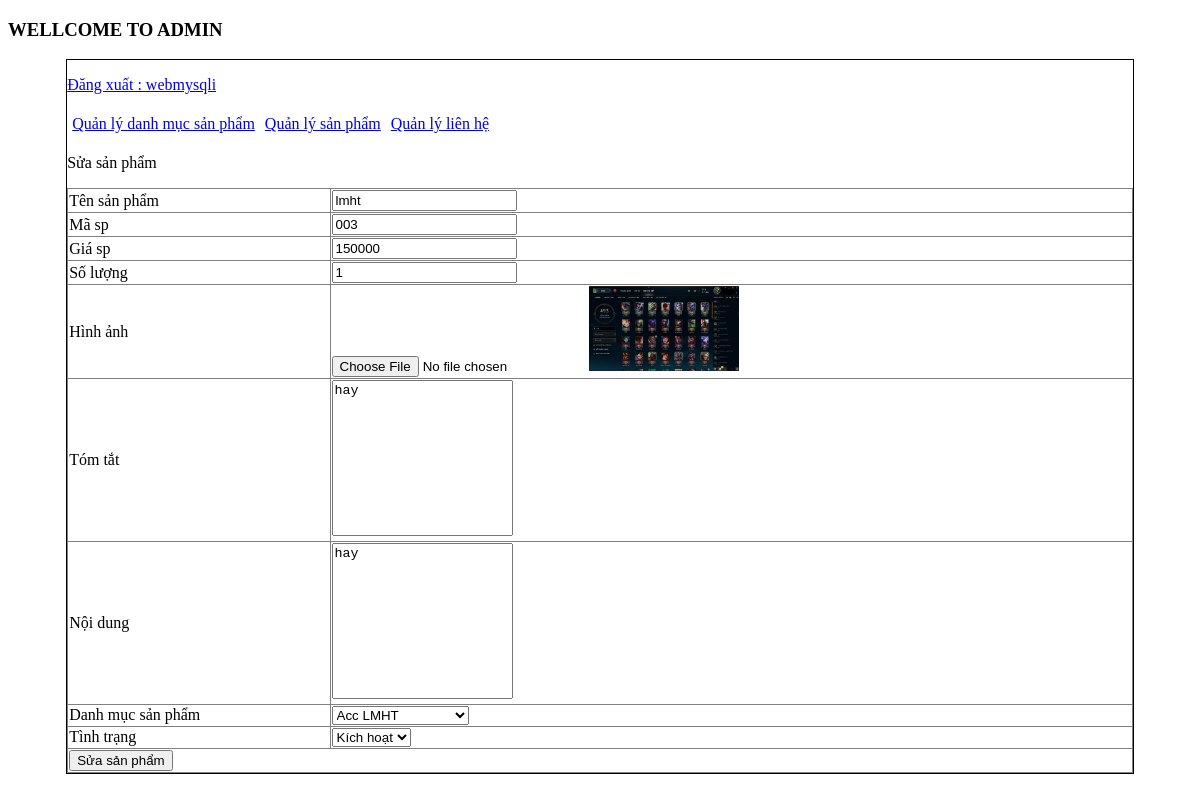
/admin/index.php?action=quanlysp&query=sua&idsanpham=22 (signed in), run on the app's committed database.
### tables this page shows
CREATE TABLE `tbl_sanpham` (
  `id_sanpham` int(11) NOT NULL,
  `tensanpham` varchar(250) NOT NULL,
  `masp` varchar(100) NOT NULL,
  `giasp` varchar(50) NOT NULL,
  `soluong` int(11) NOT NULL,
  `hinhanh` varchar(50) NOT NULL,
  `tomtat` text NOT NULL,
  `noidung` text NOT NULL,
  `tinhtrang` int(11) NOT NULL,
  `id_danhmuc` int(11) NOT NULL
);

### admin/modules/quanlysp/sua.php (the view, shortened to what this page needs)
<?php
	$sql_sua_sp = "SELECT * FROM tbl_sanpham WHERE id_sanpham='$_GET[idsanpham]' LIMIT 1";
	$query_sua_sp = mysqli_query($mysqli,$sql_sua_sp);
?>
<p>Sửa sản phẩm</p>
<table border="1" width="100%" style="border-collapse: collapse;">
<?php
while($row = mysqli_fetch_array($query_sua_sp)) {
?>
 <form method="POST" action="modules/quanlysp/xuly.php?idsanpham=<?php echo $row['id_sanpham'] ?>" enctype="multipart/form-data">
	  <tr>
	  	<td>Tên sản phẩm</td>
	  	<td><input type="text" value="<?php echo $row['tensanpham'] ?>" name="tensanpham"></td>
	  </tr>
	   <tr>
	  	<td>Mã sp</td>
	  	<td><input type="text" value="<?php echo $row['masp'] ?>" name="masp"></td>
	  </tr>
	  <tr>
	  	<td>Giá sp</td>
	  	<td><input type="text" value="<?php echo $row['giasp'] ?>" name="giasp"></td>
	  </tr>
	  <tr>
	  	<td>Số lượng</td>
	  	<td><input type="text" value="<?php echo $row['soluong'] ?>" name="soluong"></td>
	  </tr>
	   <tr>
	  	<td>Hình ảnh</td>
	  	<td>
	  		<input type="file" name="hinhanh">
	  		<img src="modules/quanlysp/uploads/<?php echo $row['hinhanh'] ?>" width="150px">
	  	</td>
	  </tr>
	  <tr>
	  	<td>Tóm tắt</td>
	  	<td><textarea rows="10"  name="tomtat" style="resize: none"><?php echo $row['tomtat'] ?></textarea></td>
	  </tr>
	   <tr>
	  	<td>Nội dung</td>
	  	<td><textarea rows="10"  name="noidung" style="resize: none"><?php echo  $row['noidung'] ?></textarea></td>
	  </tr>
	  <tr>
	    <td>Danh mục sản phẩm</td>
	    <td>
	    	<select name="danhmuc">
	    		<?php
	    		$sql_danhmuc = "SELECT * FROM tbl_danhmuc ORDER BY id_danhmuc DESC";
	    		$query_danhmuc = mysqli_query($mysqli,$sql_danhmuc);
	    		while($row_danhmuc = mysqli_fetch_array($query_danhmuc)){
	    			if($row_danhmuc['id_danhmuc']==$row['id_danhmuc']){
	    		?>
	    		<option selected value="<?php echo $row_danhmuc['id_danhmuc'] ?>"><?php echo $row_danhmuc['tendanhmuc'] ?></option>
	    		<?php
	    			}else{
	    		?>
	    		<option value="<?php echo $row_danhmuc['id_danhmuc'] ?>"><?php echo $row_danhmuc['tendanhmuc'] ?></option>
	    		<?php
	    			}
	    		}
	    		?>
	    	</select>
	    </td>
	  </tr>
	  <tr>
	    <td>Tình trạng</td>
	    <td>
	    	<select name="tinhtrang">
	    		<?php
	    		if($row['tinhtrang']==1){
	    		?>
	    		<option value="1" selected>Kích hoạt</option>
	    		<?php
	    		}else{
	    		?>
	    		<option value="1">Kích hoạt</option>
	    		<option value="0" selected>Ẩn</option>
	    		<?php
	    		}
	    		?>
	    	</select>
	    </td>
	  </tr>
	   <tr>
	    <td colspan="2"><input type="submit" name="suasanpham" value="Sửa sản phẩm"></td>
	  </tr>
 </form>
 <?php
 }
 ?>
</table>

### data on the page
tbl_sanpham: tensanpham "lmht", masp "003", giasp "150000", soluong "1", hinhanh (picture), tomtat "hay", noidung "hay", tinhtrang "Kích hoạt"

### other printed values
$_SESSION['dangnhap'] "webmysqli"
form field danhmuc "Acc LMHT"
